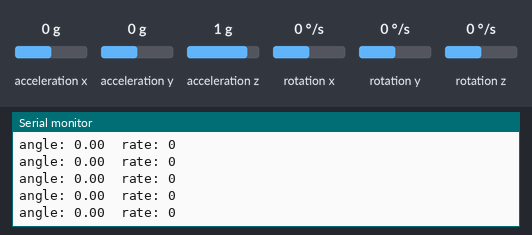
Bench run of a sketch on a simulated Arduino Uno, built with avr-gcc and run on an emulated ATmega328P. On the bench: the last lines printed to the serial monitor. The inputs (shaded band) are chosen by the test bench; at power-on: rotation z 0 °/s, acceleration x 0 g, acceleration y 0 g, acceleration z 1 g, rotation x 0 °/s, rotation y 0 °/s.

Above: at 9.5 s.
9.6 s: rotation z set to -192 °/s
At 10.4 s:
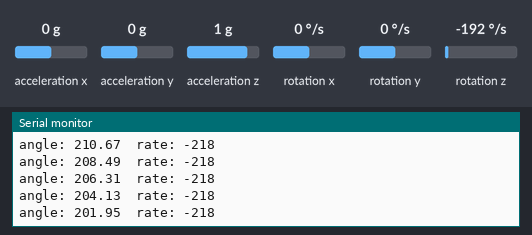
11.1 s: rotation z set to -100 °/s
At 11.6 s:
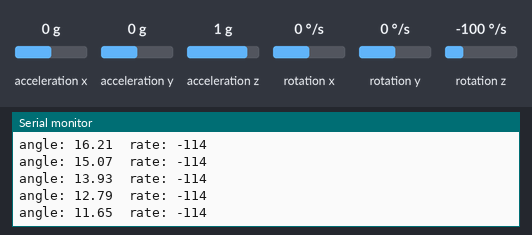
Timing chart, 0 to 14.1 s (numbered marks = the images above; inputs shaded):
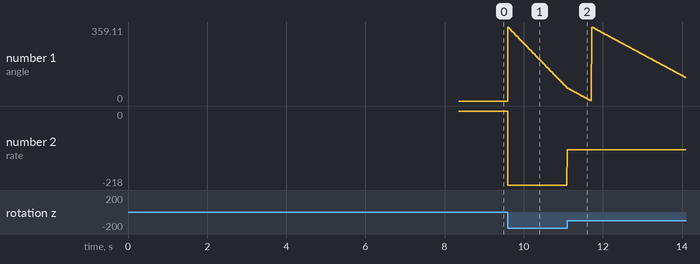

The sketch:

test.ino
```cpp
#include <Wire.h>

#include <L3G.h>

L3G gyro;


int sampleNum=500;

long dc_offset=0;
double noise=0;
unsigned long time;
int sampleTime=10;
int rate;
int prev_rate=0;
double angle=0;

void setup(){
  Serial.begin(115200);
  Wire.begin();
  while (!gyro.init());
    gyro.enableDefault();

  //Calculate initial DC offset and noise level of gyro
  for(int n=0;n<sampleNum;n++){
    gyro.read();
//    Serial.println((int)gyro.g.z);
    dc_offset+=(long)gyro.g.z;
    //Serial.println(dc_offset);
  }

  dc_offset=dc_offset/sampleNum;

  for(int n=0;n<sampleNum;n++){
    gyro.read();
    if((int)gyro.g.z-dc_offset>noise)
      noise=(int)gyro.g.z-dc_offset;
    else if((int)gyro.g.z-dc_offset<-noise)
      noise=-(int)gyro.g.z-dc_offset;
  }

  noise=noise/100; //gyro returns hundredths of degrees/sec

  //print dc offset and noise level

  Serial.println();
  Serial.print("DC Offset: ");
  Serial.print(dc_offset);
  Serial.print("\tNoise Level: ");
  Serial.print(noise);
  Serial.println();
  delay(7000);

}

void loop(){

  // Every 10 ms take a sample from the gyro
  if(millis() - time > sampleTime){
    time = millis(); // update the time to get the next sample
    gyro.read();
    rate=((int)gyro.g.z-dc_offset)/100;
    angle += ((double)(prev_rate + rate) * sampleTime) / 2000;
    // remember the current speed for the next loop rate integration.
    prev_rate = rate;
    // Keep our angle between 0-359 degrees
    if (angle < 0)
      angle += 360;
    else if (angle >= 360)
      angle -= 360;


    //Serial.println(dc_offset);


    Serial.print("angle: ");
    Serial.print(angle);
    Serial.print("\trate: ");
    Serial.println(rate);

  }
}
```

Measured:
- after the input at 9.6 s, the serial monitor: prints a new line at once (image 1)
- plotted number 1: 0 → 64.61 after the input at 9.6 s
- plotted number 2: 0 → -218 after the input at 9.6 s
